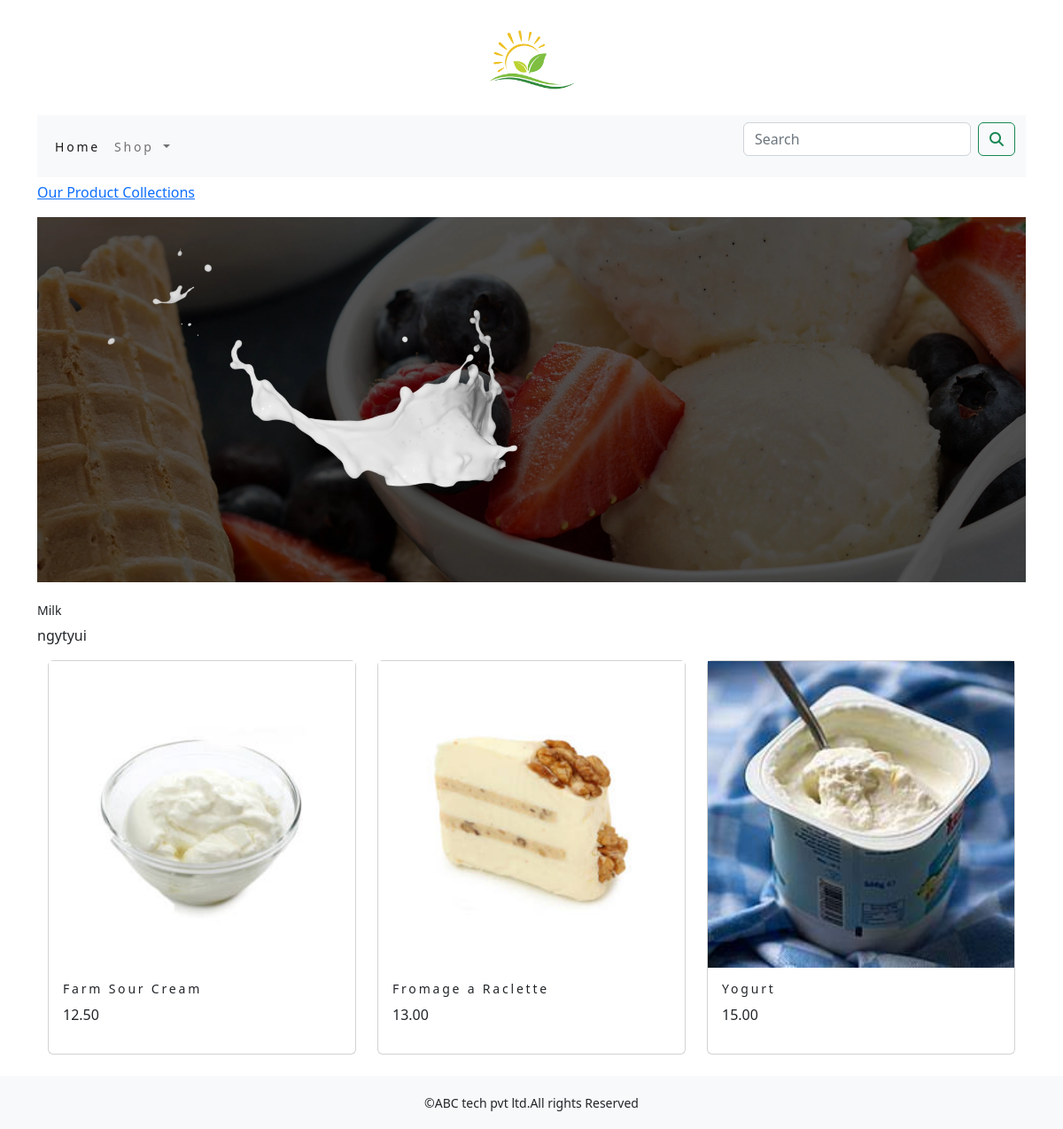
The app's page /shop/milk/ with its own data.
### shop/models.py (models this page shows, shortened)
class Category(models.Model):
    name=models.CharField(max_length=250,unique=True)
    slug=models.SlugField(max_length=250,unique=True)
    description=models.TextField(blank=True)
    image=models.ImageField(upload_to='category',blank=True)
    class Meta:
        ordering=('name',)
        verbose_name='category'
        verbose_name_plural='categories'
    def get_url(self):
        return reverse('shop:product_by_category',args=[self.slug])

class Product(models.Model):
    name=models.CharField(max_length=250,unique=True)
    slug=models.SlugField(max_length=250,unique=True)
    description=models.TextField(blank=True)
    price=models.DecimalField(max_digits=10,decimal_places=2)
    category=models.ForeignKey(Category, on_delete=models.CASCADE)
    image=models.ImageField(upload_to='product',blank=True)
    stock=models.IntegerField()
    available=models.BooleanField(default=True)
    created=models.DateTimeField(auto_now_add=True)
    updated=models.DateTimeField(auto_now=True)
    def get_url(self):
        return reverse('shop:prodCatdetail', args=[self.category.slug,self.slug])
    class Meta:
        ordering=('name',)
        verbose_name='product'
        verbose_name_plural='products'

### shop/views.py (the view)
# urls.py: path('',views.allProdCat,name='allProdCat'),
def allProdCat(request, c_slug=None):
    c_page=None
    products_list=None
    if c_slug!=None:
        c_page=get_object_or_404(Category,slug=c_slug)
        products_list=Product.objects.all().filter(category=c_page,available=True)
    else:
        products_list=Product.objects.all().filter(available=True)
    paginator=Paginator(products_list,6)
    try:
        page=int(request.GET.get('page','1'))
    except:
        page=1
    try:
        products=paginator.page(page)
    except  (EmptyPage,InvalidPage):
        products=paginator.page(paginator.num_pages)
    return render(request,"category.html",{'category':c_page,'products':products})

### cart/context_processors.py (called while the page is built)
def counter(request):
    item_count=0
    if 'admin' in request.path:
        return  {}
    else:
        try:
            cart=Cart.objects.filter(cart_id=_cart_id(request))
            car_items=CartItem.objects.all().filter(cart=cart[:1])
            for cart_item in car_items:
                item_count += cart_item.quantity
        except Cart.DoesNotExist:
            item_count=0
    return  dict(item_count=item_count)

### cart/views.py (called while the page is built)
def _cart_id(request):
    cart = request.session.session_key
    if not cart:
        cart = request.session.create()
    return cart

### shop/context_processors.py (called while the page is built)
def menu_links(request):
    links=Category.objects.all()
    return dict(links=links)

### templates/category.html (shortened to what this page needs)
{% extends 'base.html' %}
{% load static %}
{% block content %}
{% if category %}
    <div>
        <div class="row my_row_class">
            <div class="mx-auto">
            <p><a href="{% url 'shop:allProdCat' %}">Our Product Collections</a></p>
        </div>
            </div>
    </div>
    {% endif %}
<div class="mx_auto">
    {% if category %}
       <img class="my_image" src="{{category.image.url}}" alt="{{category.name}}">
</div>
    <br>
<div>
    <h1 class="text_center my_title">{{category.name}}</h1>
     <p class="text-justify">{{category.description}}</p>
</div>
    {% endif %}
<div class="container">
    <div class="row mx_auto">
         {% for product in products.object_list %}
        <div class="my_bottom_margin  col-9 col-sm-12 col-md-4  xol-lg-4">
            <div class="card text_center" style="min-width:18rem;">
                <a href="{{product.get_url}}"><img class="card_img_top  my_image" src="{{product.image.url}}" alt="{{product.name}}"></a>
            <div class="card-body">
                <h4>{{product.name}}</h4>
                <p>{{product.price}}</p>
            </div>
            </div>
        </div>
        {% endfor %}
    </div>
    <br>
</div>
{% endblock %}

### static/css/custom.css (style rules this page uses)
body { font-family: 'Roboto', sans-serif; }
.my_row_class { padding-top :5px; }
.my_image { width:100%; height:auto; }
.my_title { font-size:14px; text_transform:uppercase; letter-spacing: 0em; }
.my_bottom_margin { margin_bottom:10px; }
.card-body h4 { font-size:14px; text_transform:uppercase; letter-spacing:.2em }

### records on screen
Category: image (picture), name "Milk", description "ngytyui"
Product: image (picture), name "Farm Sour Cream", price "12.50"
Product: image (picture), name "Fromage a Raclette", price "13.00"
Product: image (picture), name "Yogurt", price "15.00"
